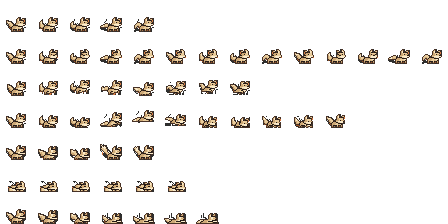
#> input picture assets/spaniel.png, 448 x 224 px
$ python -i whiten_dog.py   (imports and definitions only)
#> lines starting #> are read from the running program, lines starting #| are printed output that depends on the picture
"""Recolor the black-and-white stylo dog frames to an all-white dog.

The body patches (saddle, tail) become white, the ear becomes a light warm
grey so it stays distinct, the dark nose tip is preserved, and an eye (absent
from the source art) is painted between the ear and the nose.

Usage: python3 -I tools/whiten_dog.py <src_dir> <dst_dir> [debug_sheet.png]
src_dir holds animation folders (iddle, walk, run, ...) of PNG frames.
"""
import math
import sys
from collections import deque
from pathlib import Path
from PIL import Image

PATCH_L = 110      # luminance below which an opaque pixel is part of a dark patch
MIN_PATCH = 40     # ignore tiny dark specks (nose tip, AA noise)
DILATE = 2         # grow patch masks to cover their anti-aliased rims
BODY_TINT = (1.0, 0.985, 0.955)
EAR_TINT = (1.0, 0.955, 0.90)
EYE_RGB = (34, 28, 26)
EYE_R = 2.6


def lum(p):
    return (p[0] + p[1] + p[2]) / 3


# [25 lines left out: function components, not called in this run]


def centroid(pts):
    return (sum(p[0] for p in pts) / len(pts), sum(p[1] for p in pts) / len(pts))


# [7 lines left out: function dilate, not called in this run]


def body_v(L):
    return 238 + (L - 150) * 0.45 if L >= 150 else 238 - (150 - L) * 0.55


# [105 lines left out: functions patch_v, ear_v, find_nose, eye_pos, paint_eye, process, not called in this run]


def main(src, dst, debug=None):
    src, dst = Path(src), Path(dst)
    thumbs = []
    for anim in sorted(p for p in src.iterdir() if p.is_dir() and p.name != "previewgif"):
        out = dst / anim.name
        out.mkdir(parents=True, exist_ok=True)
        ear_c = None
        frames = sorted(anim.glob("*.png"))
        for i, f in enumerate(frames):
            im, ear_c, nose, eye = process(Image.open(f), ear_c)
            im.save(out / f.name)
            if debug and i % 3 == 0:
                thumbs.append(im)
        print(anim.name, len(frames))
    if debug:
        cols = 8
        sheet = Image.new("RGBA", (256 * cols, 172 * ((len(thumbs) + cols - 1) // cols)), (96, 110, 130, 255))
        for i, t in enumerate(thumbs):
            sheet.alpha_composite(t, ((i % cols) * 256, (i // cols) * 172))
        sheet.save(debug)


# [2 lines not run here, left out]

>>> import cv2
>>> picture = cv2.imread('../assets/spaniel.png', cv2.IMREAD_GRAYSCALE)
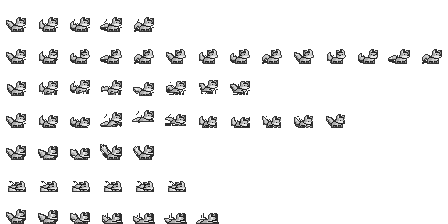
#> picture: shape (224, 448); min 28, max 255, mean 239.3
>>> result = main(picture, 'out.png')
#> (the run stopped early here; a loop or call above may not have finished)
